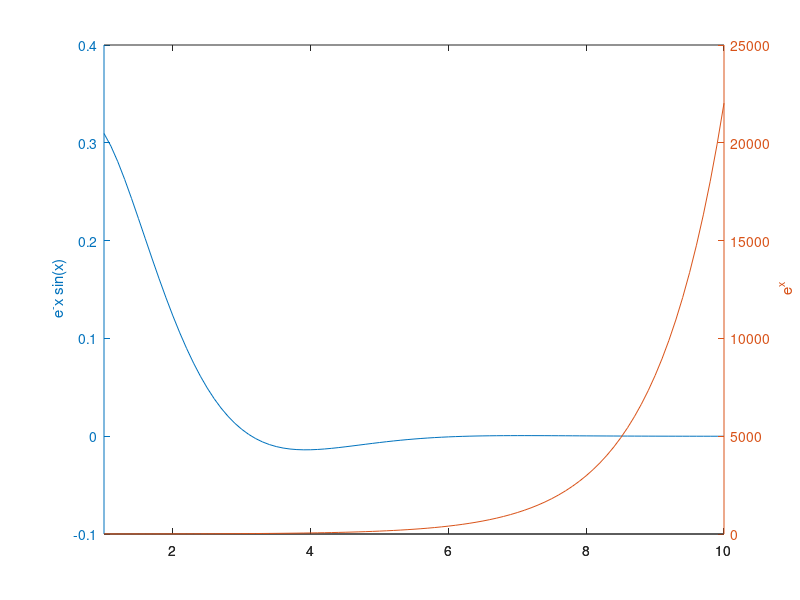

Write the MATLAB code that produced this figure.
% plotyy
% y1 = e^-x sinx, 0<=t<=10 y2 = e^x

x = 1:.1:10 ;
y1 = exp(-x).*sin(x) ;
y2 = exp(x) ;
Ax = plotyy(x,y1,x,y2) ; 
hy1 = get(Ax(1) , 'ylabel') ;
hy2 = get(Ax(2) , 'ylabel') ;
set(hy1 , 'string' , ' e^-x sin(x)') ;
set(hy2 , 'string' , ' e^x') ;